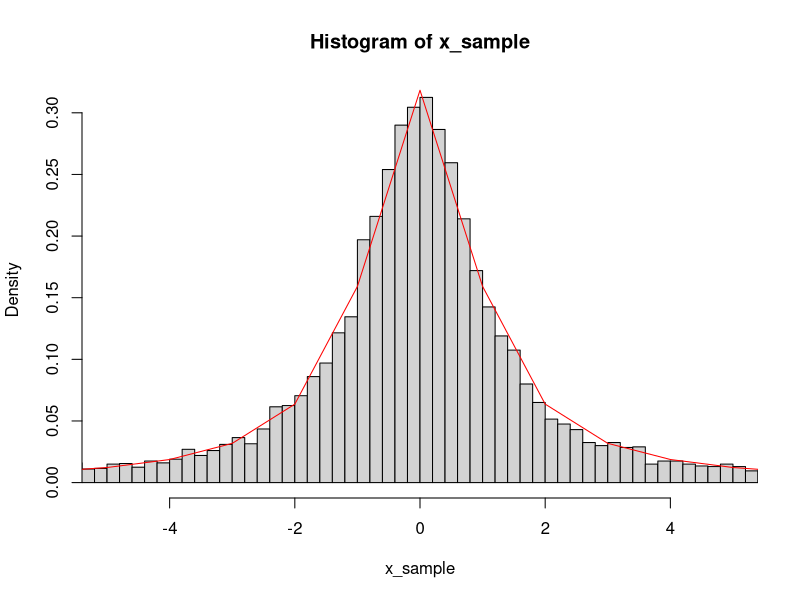

Recreate this plot in R.
# Q1 Sample cauchy pdf using inverse sampling

inv_cauchy_cdf = function(u){

    x = tan(pi*(u-(1/2)))

    return(x)
}

create_x_sample = function(u_sample){
    
    sample_size = length(u_sample)
    x_sample = numeric(sample_size)

    for (i in seq(sample_size)){
        x_sample[i] = inv_cauchy_cdf(u_sample[i])
    }

    return(x_sample)
}

u_sample = runif(10000, 0, 1)

x_sample = create_x_sample(u_sample)

hist(x_sample, freq=FALSE, xlim = c(-5, 5), breaks = 30000)

x_sample

# Sample with the actual distribution

x_sample_true = seq(-10, 10)
y_sample = dcauchy(x_sample_true)
lines(x_sample_true, y_sample, col = "red") # Use lines to add to an existing plot

# Plots look almost identical!!! YAS 
